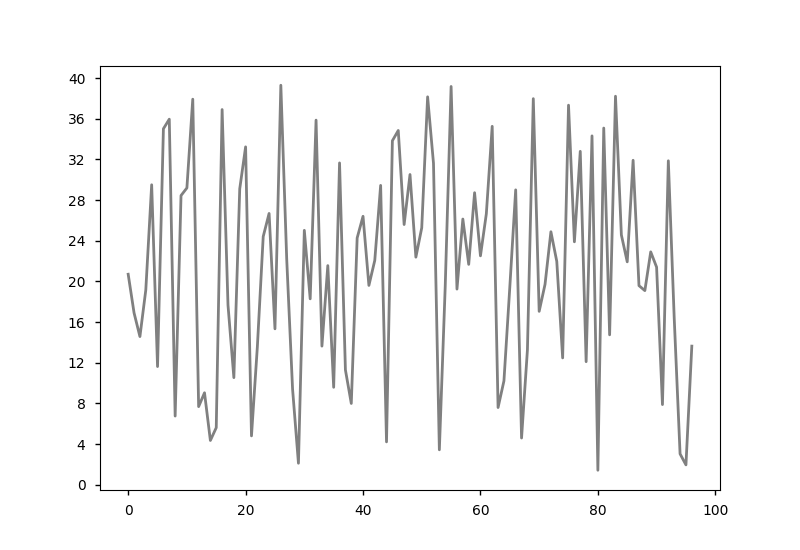
#> input picture 1/draw.png, 800 x 550 px
$ jupyter execute --allow-errors getCurve.ipynb
#> lines starting #> are read from the running program, lines starting #| are printed output that depends on the picture; after the words box and inside, x2 and y2 are one past the last pixel; in counts of white or black regions, pixels touching at a corner belong together
[cell 1]
import cv2 as cv
from matplotlib import pyplot as plt

img = cv.imread("./1/draw.png")
#> img is the input picture: shape (550, 800, 3); min 0, max 255, mean 243.7
height, width, channels = img.shape
#> height = 550; width = 800; channels = 3

gray_img = cv.cvtColor(img, cv.COLOR_BGR2GRAY)
ret, binary_img = cv.threshold(gray_img, 180, 255, cv.THRESH_BINARY)
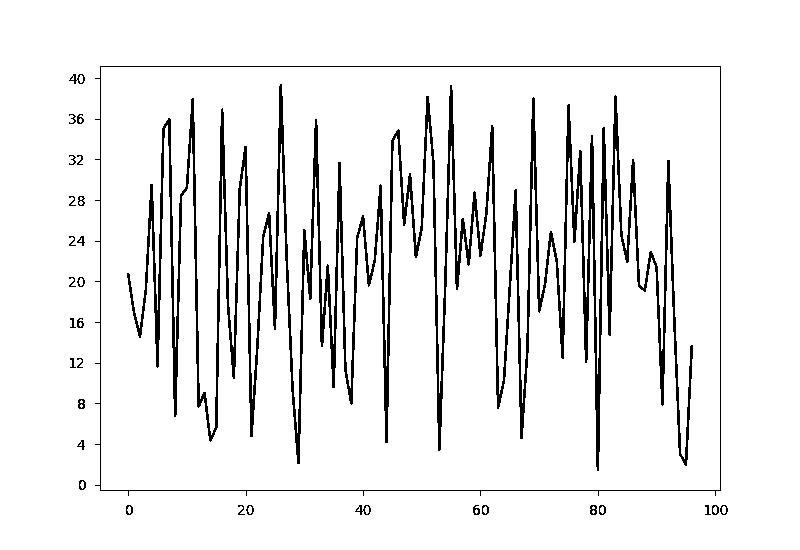
#> binary_img: shape (550, 800); 92.3% white; 31 black regions, largest, box (x1, y1, x2, y2) and area: (127, 84, 693, 471) 30778, (95, 66, 721, 496) 2173, (69, 74, 85, 84) 70
plt.imshow(binary_img)

# 图像像素按行和列求和
# 二值图像反相

con_bi_img = 255 - binary_img
#> (the rest of this cell did not finish here and is left out)

#> (a cell that did not finish here is left out)

[cell 3]
new_img = binary_img.copy();
for i in range(100, 720):
        flag = 69
        for j in range(69, 485):
            if new_img[j][i] == 0:
                flag = j
                break
        for j in range(flag, 495):
            new_img[j][i] = 0
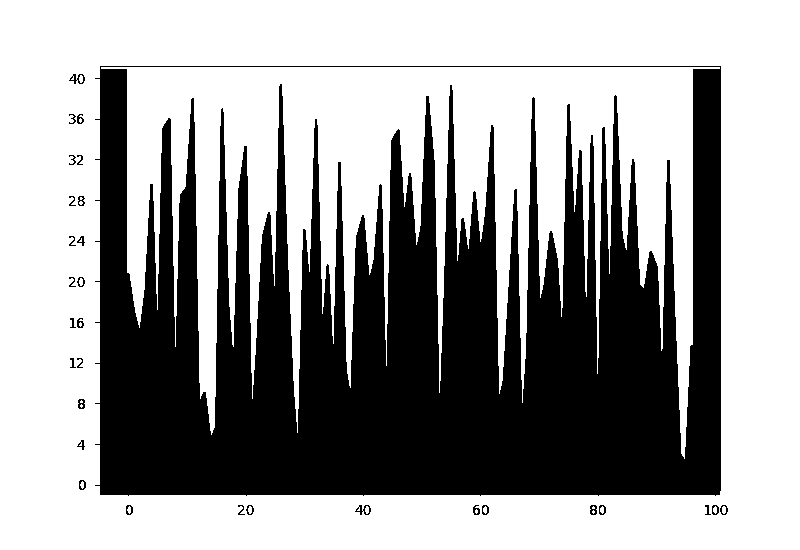
#> new_img: shape (550, 800); 61.5% white; 30 black regions, largest, box (x1, y1, x2, y2) and area: (95, 66, 721, 496) 168133, (69, 74, 85, 84) 70, (355, 505, 371, 515) 70


plt.imshow(new_img, cmap='gray')
